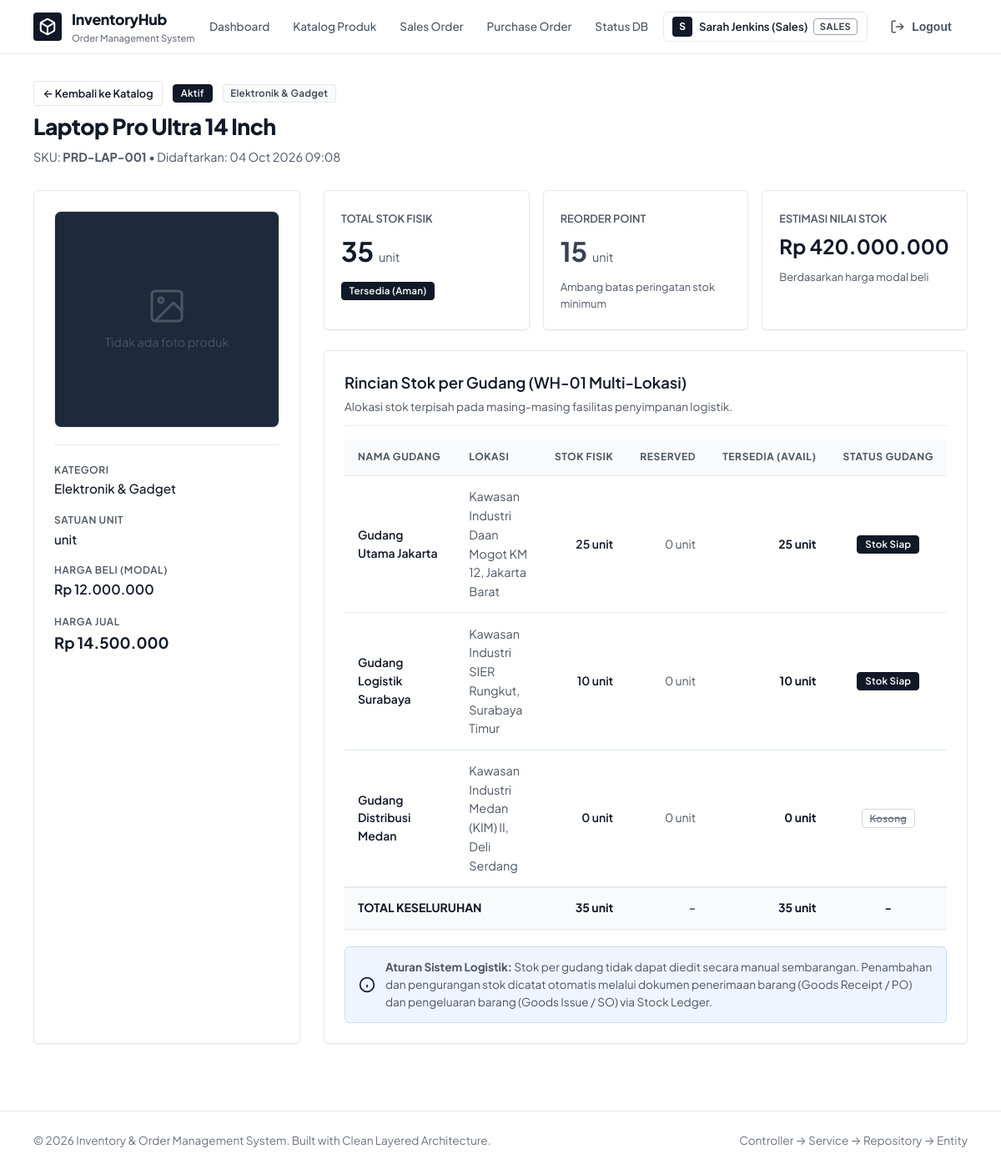
The page /products/1 (signed in) on the database its author committed.
### tables this page shows
CREATE TABLE products (
    id INT UNSIGNED AUTO_INCREMENT PRIMARY KEY,
    sku VARCHAR(64) NOT NULL UNIQUE,
    name VARCHAR(150) NOT NULL,
    category_id INT UNSIGNED NOT NULL,
    unit VARCHAR(30) NOT NULL DEFAULT 'pcs',
    purchase_price DECIMAL(15, 2) NOT NULL DEFAULT 0.00,
    selling_price DECIMAL(15, 2) NOT NULL DEFAULT 0.00,
    reorder_point INT NOT NULL DEFAULT 0,
    image_path VARCHAR(255) NULL,
    is_active TINYINT(1) NOT NULL DEFAULT 1,
    created_at TIMESTAMP NOT NULL DEFAULT CURRENT_TIMESTAMP,
    updated_at TIMESTAMP NOT NULL DEFAULT CURRENT_TIMESTAMP ON UPDATE CURRENT_TIMESTAMP,
    CONSTRAINT fk_products_category FOREIGN KEY (category_id) REFERENCES categories (id) ON DELETE RESTRICT,
    CONSTRAINT chk_products_purchase_price CHECK (purchase_price >= 0),
    CONSTRAINT chk_products_selling_price CHECK (selling_price >= 0),
    CONSTRAINT chk_products_reorder_point CHECK (reorder_point >= 0),
    INDEX idx_products_is_active (is_active),
    INDEX idx_products_category (category_id)
);

CREATE TABLE categories (
    id INT UNSIGNED AUTO_INCREMENT PRIMARY KEY,
    name VARCHAR(100) NOT NULL,
    description TEXT NULL,
    created_at TIMESTAMP NOT NULL DEFAULT CURRENT_TIMESTAMP,
    updated_at TIMESTAMP NOT NULL DEFAULT CURRENT_TIMESTAMP ON UPDATE CURRENT_TIMESTAMP
);

CREATE TABLE product_stock (
    id INT UNSIGNED AUTO_INCREMENT PRIMARY KEY,
    product_id INT UNSIGNED NOT NULL,
    warehouse_id INT UNSIGNED NOT NULL,
    quantity INT NOT NULL DEFAULT 0,
    version INT UNSIGNED NOT NULL DEFAULT 1,
    updated_at TIMESTAMP NOT NULL DEFAULT CURRENT_TIMESTAMP ON UPDATE CURRENT_TIMESTAMP,
    CONSTRAINT fk_stock_product FOREIGN KEY (product_id) REFERENCES products (id) ON DELETE RESTRICT,
    CONSTRAINT fk_stock_warehouse FOREIGN KEY (warehouse_id) REFERENCES warehouses (id) ON DELETE RESTRICT,
    CONSTRAINT chk_stock_quantity CHECK (quantity >= 0),
    UNIQUE KEY uk_product_warehouse (product_id, warehouse_id),
    INDEX idx_stock_product (product_id),
    INDEX idx_stock_warehouse (warehouse_id)
);

CREATE TABLE warehouses (
    id INT UNSIGNED AUTO_INCREMENT PRIMARY KEY,
    name VARCHAR(100) NOT NULL,
    location VARCHAR(255) NOT NULL,
    is_active TINYINT(1) NOT NULL DEFAULT 1,
    created_at TIMESTAMP NOT NULL DEFAULT CURRENT_TIMESTAMP,
    updated_at TIMESTAMP NOT NULL DEFAULT CURRENT_TIMESTAMP ON UPDATE CURRENT_TIMESTAMP,
    INDEX idx_warehouses_is_active (is_active)
);

### views/products/show.php (the view, shortened to what the rows shown need)
<div class="page-header">
    <div>
        <div style="display: flex; align-items: center; gap: 0.75rem; margin-bottom: 0.35rem;">
            <a href="/products" class="btn btn-secondary btn-sm" style="padding: 0.35rem 0.65rem;">
                &larr; Kembali ke Katalog
            </a>
            <span class="badge <?= $product->isActive() ? 'badge-success' : 'badge-danger' ?>">
                <?= $product->isActive() ? 'Aktif' : 'Nonaktif' ?>
            </span>
            <span class="badge badge-info"><?= htmlspecialchars($product->getCategoryName() ?? 'Tanpa Kategori') ?></span>
        </div>
        <h1 class="page-title"><?= htmlspecialchars($product->getName()) ?></h1>
        <p class="page-subtitle">SKU: <strong><?= htmlspecialchars($product->getSku()) ?></strong> &bull; Didaftarkan: <?= date('d M Y H:i', strtotime($product->getCreatedAt())) ?></p>
    </div>
</div>
<div style="display: grid; grid-template-columns: 320px 1fr; gap: 1.75rem; margin-bottom: 2rem;">
    <div class="card" style="padding: 1.5rem; text-align: center;">
        <div style="width: 100%; height: 260px; background: var(--bg-tertiary, #1e293b); border-radius: 8px; display: flex; align-items: center; justify-content: center; overflow: hidden; margin-bottom: 1.25rem; border: 1px solid var(--border-color, #334155);">
            <?php if ($product->getImagePath()): ?>
                <img src="<?= htmlspecialchars($product->getImagePath()) ?>" alt="<?= htmlspecialchars($product->getName()) ?>" style="width: 100%; height: 100%; object-fit: cover;">
            <?php else: ?>
                <div style="color: var(--text-muted, #94a3b8); font-size: 0.9rem; text-align: center;">
                    <span>Tidak ada foto produk</span>
                </div>
            <?php endif; ?>
        </div>
        <div style="border-top: 1px solid var(--border-color, #334155); padding-top: 1rem; text-align: left;">
            <div style="margin-bottom: 0.75rem;">
                <span style="font-size: 0.75rem; color: var(--text-muted); text-transform: uppercase; letter-spacing: 0.05em; font-weight: 600;">Kategori</span>
                <div style="font-weight: 500; font-size: 0.95rem;"><?= htmlspecialchars($product->getCategoryName() ?? '-') ?></div>
            </div>
            <div style="margin-bottom: 0.75rem;">
                <span style="font-size: 0.75rem; color: var(--text-muted); text-transform: uppercase; letter-spacing: 0.05em; font-weight: 600;">Satuan Unit</span>
                <div style="font-weight: 500; font-size: 0.95rem;"><?= htmlspecialchars($product->getUnit()) ?></div>
            </div>
            <div style="margin-bottom: 0.75rem;">
                <span style="font-size: 0.75rem; color: var(--text-muted); text-transform: uppercase; letter-spacing: 0.05em; font-weight: 600;">Harga Beli (Modal)</span>
                <div style="font-weight: 600; font-size: 1rem; color: var(--text-color);">Rp <?= number_format($product->getPurchasePrice(), 0, ',', '.') ?></div>
            </div>
            <div>
                <span style="font-size: 0.75rem; color: var(--text-muted); text-transform: uppercase; letter-spacing: 0.05em; font-weight: 600;">Harga Jual</span>
                <div style="font-weight: 700; font-size: 1.15rem; color: var(--color-primary, #3b82f6);">Rp <?= number_format($product->getSellingPrice(), 0, ',', '.') ?></div>
            </div>
        </div>
    </div>
    <div style="display: flex; flex-direction: column; gap: 1.5rem;">
        <div style="display: grid; grid-template-columns: repeat(3, 1fr); gap: 1rem;">
            <div class="card" style="padding: 1.25rem;">
                <span style="font-size: 0.8rem; color: var(--text-muted); font-weight: 600; text-transform: uppercase;">Total Stok Fisik</span>
                <div style="font-size: 2rem; font-weight: 700; color: var(--text-color); margin-top: 0.25rem;">
                    <?= number_format($product->getTotalStock(), 0, ',', '.') ?>
                    <span style="font-size: 0.9rem; font-weight: 400; color: var(--text-muted);"><?= htmlspecialchars($product->getUnit()) ?></span>
                </div>
                <div style="margin-top: 0.5rem;">
                    <?php if ($product->getTotalStock() <= 0): ?>
                        <span class="badge badge-danger">Habis (Out of Stock)</span>
                    <?php elseif ($product->getTotalStock() <= $product->getReorderPoint()): ?>
                        <span class="badge badge-warning">Menipis (Reorder Alert)</span>
                    <?php else: ?>
                        <span class="badge badge-success">Tersedia (Aman)</span>
                    <?php endif; ?>
                </div>
            </div>
            <div class="card" style="padding: 1.25rem;">
                <span style="font-size: 0.8rem; color: var(--text-muted); font-weight: 600; text-transform: uppercase;">Reorder Point</span>
                <div style="font-size: 2rem; font-weight: 700; color: var(--color-warning, #f59e0b); margin-top: 0.25rem;">
                    <?= number_format($product->getReorderPoint(), 0, ',', '.') ?>
                    <span style="font-size: 0.9rem; font-weight: 400; color: var(--text-muted);"><?= htmlspecialchars($product->getUnit()) ?></span>
                </div>
                <div style="font-size: 0.8rem; color: var(--text-muted); margin-top: 0.5rem;">
                    Ambang batas peringatan stok minimum
                </div>
            </div>
            <div class="card" style="padding: 1.25rem;">
                <span style="font-size: 0.8rem; color: var(--text-muted); font-weight: 600; text-transform: uppercase;">Estimasi Nilai Stok</span>
                <div style="font-size: 1.5rem; font-weight: 700; color: var(--color-success, #10b981); margin-top: 0.25rem;">
                    Rp <?= number_format($product->getTotalStock() * $product->getPurchasePrice(), 0, ',', '.') ?>
                </div>
                <div style="font-size: 0.8rem; color: var(--text-muted); margin-top: 0.5rem;">
                    Berdasarkan harga modal beli
                </div>
            </div>
        </div>
        <div class="card" style="padding: 1.5rem;">
            <div style="display: flex; justify-content: space-between; align-items: center; margin-bottom: 1rem; border-bottom: 1px solid var(--border-color, #334155); padding-bottom: 0.75rem;">
                <div>
                    <h2 style="font-size: 1.15rem; font-weight: 600; margin: 0;">Rincian Stok per Gudang (WH-01 Multi-Lokasi)</h2>
                    <p style="font-size: 0.85rem; color: var(--text-muted); margin: 0.25rem 0 0;">
                        Alokasi stok terpisah pada masing-masing fasilitas penyimpanan logistik.
                    </p>
                </div>
            </div>
            <div class="table-container">
                <table class="data-table">
                    <thead>
                        <tr>
                            <th>Nama Gudang</th>
                            <th>Lokasi</th>
                            <th style="text-align: right;">Stok Fisik</th>
                            <th style="text-align: right;">Reserved</th>
                            <th style="text-align: right;">Tersedia (Avail)</th>
                            <th style="text-align: center;">Status Gudang</th>
                        </tr>
                    </thead>
                    <tbody>
                        <?php if (empty($product->getWarehouseStocks())): ?>
                            <tr>
                                <td colspan="6" style="text-align: center; color: var(--text-muted); padding: 2rem;">
                                    Belum ada data alokasi stok gudang untuk produk ini.
                                </td>
                            </tr>
                        <?php else: ?>
                            <?php foreach ($product->getWarehouseStocks() as $ws): ?>
                                <tr>
                                    <td>
                                        <div style="font-weight: 600;"><?= htmlspecialchars($ws->getWarehouseName() ?? "Gudang #{$ws->getWarehouseId()}") ?></div>
                                    </td>
                                    <td>
                                        <span style="color: var(--text-muted); font-size: 0.9rem;"><?= htmlspecialchars($ws->getWarehouseLocation() ?? '-') ?></span>
                                    </td>
                                    <td style="text-align: right; font-weight: 600;">
                                        <?= number_format($ws->getQuantity(), 0, ',', '.') ?> <?= htmlspecialchars($product->getUnit()) ?>
                                    </td>
                                    <td style="text-align: right; color: var(--text-muted);">
                                        <?= number_format($ws->getReservedQuantity(), 0, ',', '.') ?> <?= htmlspecialchars($product->getUnit()) ?>
                                    </td>
                                    <td style="text-align: right; font-weight: 700; color: <?= $ws->getAvailableQuantity() > 0 ? 'var(--color-success, #10b981)' : 'var(--color-danger, #ef4444)' ?>;">
                                        <?= number_format($ws->getAvailableQuantity(), 0, ',', '.') ?> <?= htmlspecialchars($product->getUnit()) ?>
                                    </td>
                                    <td style="text-align: center;">
                                        <?php if ($ws->getQuantity() > 0): ?>
                                            <span class="badge badge-success">Stok Siap</span>
                                        <?php else: ?>
                                            <span class="badge badge-danger">Kosong</span>
                                        <?php endif; ?>
                                    </td>
                                </tr>
                            <?php endforeach; ?>
                        <?php endif; ?>
                    </tbody>
                    <tfoot>
                        <tr style="font-weight: 700; background: var(--bg-tertiary, #1e293b);">
                            <td colspan="2">TOTAL KESELURUHAN</td>
                            <td style="text-align: right;"><?= number_format($product->getTotalStock(), 0, ',', '.') ?> <?= htmlspecialchars($product->getUnit()) ?></td>
                            <td style="text-align: right; color: var(--text-muted);">-</td>
                            <td style="text-align: right; color: var(--color-primary);"><?= number_format($product->getTotalStock(), 0, ',', '.') ?> <?= htmlspecialchars($product->getUnit()) ?></td>
                            <td style="text-align: center;">-</td>
                        </tr>
                    </tfoot>
                </table>
            </div>
            <div style="margin-top: 1.25rem; background: rgba(59, 130, 246, 0.08); border: 1px solid rgba(59, 130, 246, 0.2); border-radius: 6px; padding: 0.85rem 1rem; display: flex; align-items: center; gap: 0.75rem; font-size: 0.85rem; color: var(--text-muted);">
                <svg width="20" height="20" viewBox="0 0 24 24" fill="none" stroke="currentColor" stroke-width="2" style="color: var(--color-primary); flex-shrink: 0;">
                    <circle cx="12" cy="12" r="10"/>
                    <line x1="12" y1="16" x2="12" y2="12"/>
                    <line x1="12" y1="8" x2="12.01" y2="8"/>
                </svg>
                <span>
                    <strong>Aturan Sistem Logistik:</strong> Stok per gudang tidak dapat diedit secara manual sembarangan. Penambahan dan pengurangan stok dicatat otomatis melalui dokumen penerimaan barang (Goods Receipt / PO) dan pengeluaran barang (Goods Issue / SO) via Stock Ledger.
                </span>
            </div>
        </div>
    </div>
</div>

### rows shown on the page
products: category.name "Elektronik & Gadget", name "Laptop Pro Ultra 14 Inch", sku "PRD-LAP-001", created_at "04 Oct 2026 09:08", unit "unit", purchase_price "12.000.000", selling_price "14.500.000", reorder_point "15"
product_stock: warehouse.name "Gudang Utama Jakarta", warehouse.location "Kawasan Industri Daan Mogot KM 12, Jakarta Barat", Quantity "25", product.unit "unit", ReservedQuantity "0", AvailableQuantity "25", shows "Stok Siap"
product_stock: warehouse.name "Gudang Logistik Surabaya", warehouse.location "Kawasan Industri SIER Rungkut, Surabaya Timur", Quantity "10", product.unit "unit", ReservedQuantity "0", AvailableQuantity "10", shows "Stok Siap"
product_stock: warehouse.name "Gudang Distribusi Medan", warehouse.location "Kawasan Industri Medan (KIM) II, Deli Serdang", Quantity "0", product.unit "unit", ReservedQuantity "0", AvailableQuantity "0", shows "Kosong"

### other values the page prints
substr($authUser['name'], 0, 1) "S"
$authUser['name'] "Sarah Jenkins (Sales)"
$authUser['role'] "SALES"
$product->getTotalStock() "35"
$product->getTotalStock() * $product->getPurchasePrice() "420.000.000"
